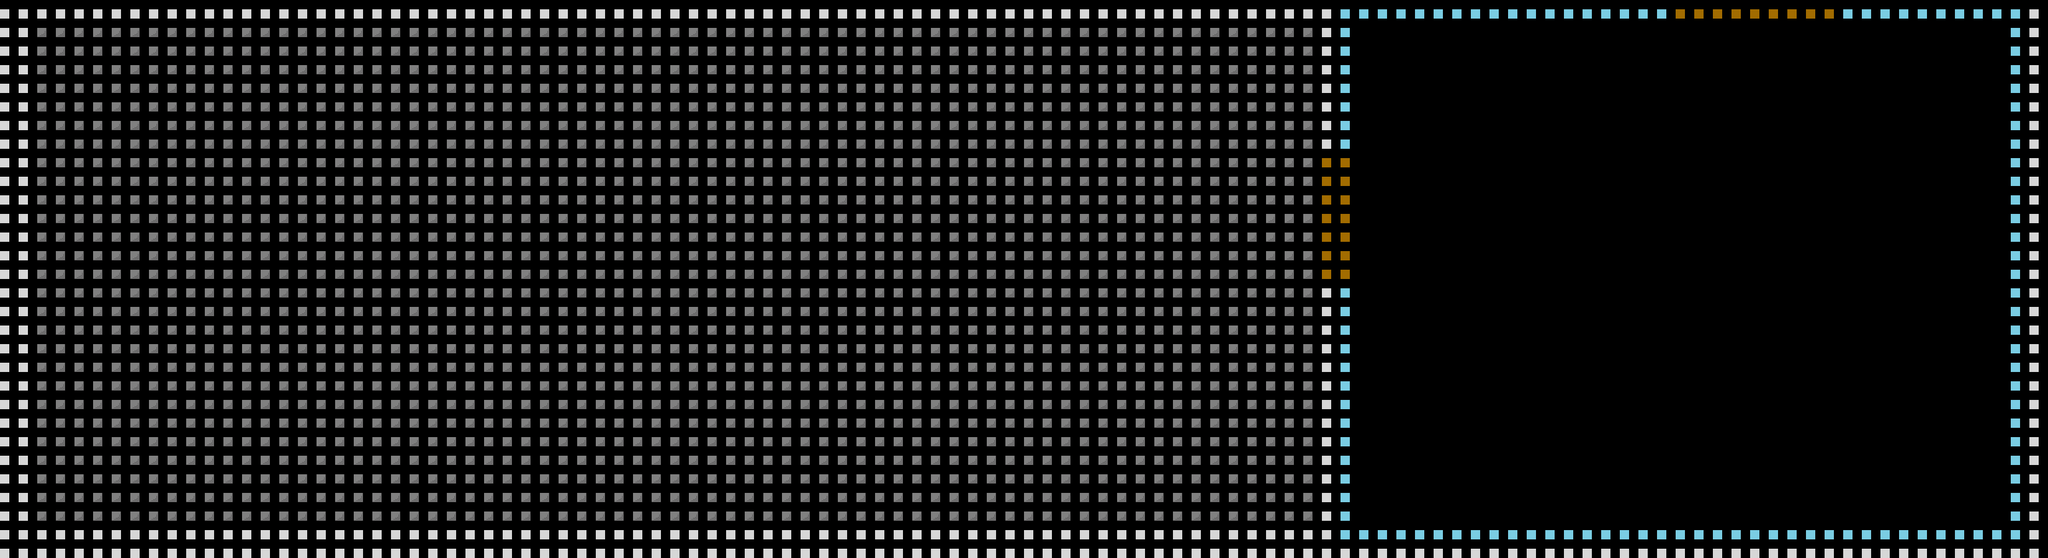

Rendered tile map (Tiled .tmx) drawn with the repository's tilesets; below, a short description and the map source with its tile grids summarised:
An orthogonal 110x30 tile map with 32x32 px tiles, 1 tile layer (floor), 2 tilesets and 4 objects.

<map version="1.0" orientation="orthogonal" renderorder="right-down" width="110" height="30" tilewidth="32" tileheight="32" nextobjectid="118">
 <tileset firstgid="1" name="tail1" tilewidth="16" tileheight="16" tilecount="702" columns="39">
  <image source="tileset.png" trans="6d9fb9" width="630" height="302" />
 </tileset>
 <tileset firstgid="703" name="cat" tilewidth="16" tileheight="16" tilecount="702" columns="39">
  <image source="cat.png" width="630" height="302" />
 </tileset>
 <layer name="floor" width="110" height="30">
  <data>[3300 cells, 2355 non-empty, 4 distinct tile ids]</data>
 </layer>
 <objectgroup name="Слой объектов 1" offsetx="1" offsety="-1">
  <object id="113" x="0" y="0" width="1761" height="16" />
  <object id="115" x="0.5" y="464" width="1932" height="16" />
  <object id="116" x="-1" y="1" width="30" height="462" />
  <object id="117" x="1729" y="1" width="30" height="462" />
 </objectgroup>
</map>